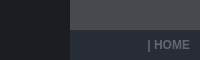
        <widget class="QFrame" name="frame_top">
         <property name="maximumSize">
          <size>
           <width>16777215</width>
           <height>60</height>
          </size>
         </property>
         <property name="styleSheet">
          <string notr="true">background-color: transparent;</string>
         </property>
         <property name="frameShape">
          <enum>QFrame::NoFrame</enum>
         </property>
         <property name="frameShadow">
          <enum>QFrame::Raised</enum>
         </property>
         <layout class="QHBoxLayout" name="horizontalLayout_3">
          <property name="spacing">
           <number>0</number>
          </property>
          <property name="leftMargin">
           <number>0</number>
          </property>
          <property name="topMargin">
           <number>0</number>
          </property>
          <property name="rightMargin">
           <number>0</number>
          </property>
          <property name="bottomMargin">
           <number>0</number>
          </property>
          <item>
           <widget class="QFrame" name="frame_toggle">
            <property name="maximumSize">
             <size>
              <width>70</width>
              <height>16777215</height>
             </size>
            </property>
            <property name="styleSheet">
             <string notr="true">background-color: rgb(27, 29, 35);</string>
            </property>
            <property name="frameShape">
             <enum>QFrame::NoFrame</enum>
            </property>
            <property name="frameShadow">
             <enum>QFrame::Raised</enum>
            </property>
            <layout class="QVBoxLayout" name="verticalLayout_3">
             <property name="spacing">
              <number>0</number>
             </property>
             <property name="leftMargin">
              <number>0</number>
             </property>
             <property name="topMargin">
              <number>0</number>
             </property>
             <property name="rightMargin">
              <number>0</number>
             </property>
             <property name="bottomMargin">
              <number>0</number>
             </property>
             <item>
              <widget class="QPushButton" name="btn_toggle_menu">
               <property name="sizePolicy">
                <sizepolicy hsizetype="Expanding" vsizetype="Expanding">
                 <horstretch>0</horstretch>
                 <verstretch>0</verstretch>
                </sizepolicy>
               </property>
               <property name="styleSheet">
                <string notr="true">QPushButton {
	background-image: url(:/24x24/icons/24x24/cil-menu.png);
	background-position: center;
	background-repeat: no-reperat;
	border: none;
	background-color: rgb(27, 29, 35);
}
QPushButton:hover {
	background-color: rgb(33, 37, 43);
}
QPushButton:pressed {	
	background-color: rgb(85, 170, 255);
}</string>
               </property>
               <property name="text">
                <string/>
               </property>
              </widget>
             </item>
            </layout>
           </widget>
          </item>
          <item>
           <widget class="QFrame" name="frame_top_right">
            <property name="styleSheet">
             <string notr="true">background: transparent;</string>
            </property>
            <property name="frameShape">
             <enum>QFrame::NoFrame</enum>
            </property>
            <property name="frameShadow">
             <enum>QFrame::Raised</enum>
            </property>
            <layout class="QVBoxLayout" name="verticalLayout_2">
             <property name="spacing">
              <number>0</number>
             </property>
             <property name="leftMargin">
              <number>0</number>
             </property>
             <property name="topMargin">
              <number>0</number>
             </property>
             <property name="rightMargin">
              <number>0</number>
             </property>
             <property name="bottomMargin">
              <number>0</number>
             </property>
             <item>
              <widget class="QFrame" name="frame_top_btns">
               <property name="maximumSize">
                <size>
                 <width>16777215</width>
                 <height>30</height>
                </size>
               </property>
               <property name="styleSheet">
                <string notr="true">background-color: rgba(33, 37, 43, 150);</string>
               </property>
               <property name="frameShape">
                <enum>QFrame::NoFrame</enum>
               </property>
               <property name="frameShadow">
                <enum>QFrame::Raised</enum>
               </property>
               <layout class="QHBoxLayout" name="horizontalLayout_4">
                <property name="spacing">
                 <number>0</number>
                </property>
                <property name="leftMargin">
                 <number>0</number>
                </property>
                <property name="topMargin">
                 <number>0</number>
                </property>
                <property name="rightMargin">
                 <number>0</number>
                </property>
                <property name="bottomMargin">
                 <number>0</number>
                </property>
                <item>
                 <widget class="QFrame" name="frame_label_top_btns">
                  <property name="frameShape">
                   <enum>QFrame::NoFrame</enum>
                  </property>
                  <property name="frameShadow">
                   <enum>QFrame::Raised</enum>
                  </property>
                  <layout class="QHBoxLayout" name="horizontalLayout_10">
                   <property name="spacing">
                    <number>0</number>
                   </property>
                   <property name="leftMargin">
                    <number>8</number>
                   </property>
                   <property name="topMargin">
                    <number>0</number>
                   </property>
                   <property name="rightMargin">
                    <number>10</number>
                   </property>
                   <property name="bottomMargin">
                    <number>0</number>
                   </property>
                   <item>
                    <widget class="QLabel" name="label_title_bar_top">
                     <property name="font">
                      <font>
                       <family>Segoe UI</family>
                       <pointsize>10</pointsize>
                       <bold>true</bold>
                      </font>
                     </property>
                     <property name="styleSheet">
                      <string notr="true">background: transparent;
margin-left: 5px;</string>
                     </property>
                     <property name="text">
                      <string/>
                     </property>
                    </widget>
                   </item>
                  </layout>
                 </widget>
                </item>
                <item>
                 <widget class="QFrame" name="frame_btns_right">
                  <property name="maximumSize">
                   <size>
                    <width>120</width>
                    <height>16777215</height>
                   </size>
                  </property>
                  <property name="frameShape">
                   <enum>QFrame::NoFrame</enum>
                  </property>
                  <property name="frameShadow">
                   <enum>QFrame::Raised</enum>
                  </property>
                  <layout class="QHBoxLayout" name="horizontalLayout_5">
                   <property name="spacing">
                    <number>0</number>
                   </property>
                   <property name="leftMargin">
                    <number>0</number>
                   </property>
                   <property name="topMargin">
                    <number>0</number>
                   </property>
                   <property name="rightMargin">
                    <number>0</number>
                   </property>
                   <property name="bottomMargin">
                    <number>0</number>
                   </property>
                   <item>
                    <widget class="QPushButton" name="btn_minimize">
                     <property name="sizePolicy">
                      <sizepolicy hsizetype="Minimum" vsizetype="Expanding">
                       <horstretch>0</horstretch>
                       <verstretch>0</verstretch>
                      </sizepolicy>
                     </property>
                     <property name="toolTip">
                      <string>Minimize</string>
                     </property>
                     <property name="styleSheet">
                      <string notr="true">QPushButton {	
	border: none;
	background-color: transparent;
}
QPushButton:hover {
	background-color: rgb(44, 49, 60)
}
QPushButton:pressed {	
	background-color: rgb(85, 170, 255);
}</string>
                     </property>
                     <property name="text">
                      <string/>
                     </property>
                     <property name="icon">
                      <iconset resource="files.qrc">
                       <normaloff>:/16x16/icons/16x16/cil-window-minimize.png</normaloff>:/16x16/icons/16x16/cil-window-minimize.png</iconset>
                     </property>
                    </widget>
                   </item>
                   <item>
                    <widget class="QPushButton" name="btn_maximize_restore">
                     <property name="sizePolicy">
                      <sizepolicy hsizetype="Minimum" vsizetype="Expanding">
                       <horstretch>0</horstretch>
                       <verstretch>0</verstretch>
                      </sizepolicy>
                     </property>
                     <property name="toolTip">
                      <string>Maximize</string>
                     </property>
                     <property name="styleSheet">
                      <string notr="true">QPushButton {	
	border: none;
	background-color: transparent;
}
QPushButton:hover {
	background-color: rgb(44, 49, 60)
}
QPushButton:pressed {	
	background-color: rgb(85, 170, 255);
}</string>
                     </property>
                     <property name="text">
                      <string/>
                     </property>
                     <property name="icon">
                      <iconset resource="files.qrc">
                       <normaloff>:/16x16/icons/16x16/cil-window-maximize.png</normaloff>:/16x16/icons/16x16/cil-window-maximize.png</iconset>
                     </property>
                    </widget>
                   </item>
                   <item>
                    <widget class="QPushButton" name="btn_close">
                     <property name="sizePolicy">
                      <sizepolicy hsizetype="Minimum" vsizetype="Expanding">
                       <horstretch>0</horstretch>
                       <verstretch>0</verstretch>
                      </sizepolicy>
                     </property>
                     <property name="toolTip">
                      <string>Close</string>
                     </property>
                     <property name="styleSheet">
                      <string notr="true">QPushButton {	
	border: none;
	background-color: transparent;
}
QPushButton:hover {
	background-color: rgb(44, 49, 60)
}
QPushButton:pressed {	
	background-color: rgb(85, 170, 255);
}</string>
                     </property>
                     <property name="text">
                      <string/>
                     </property>
                     <property name="icon">
                      <iconset resource="files.qrc">
                       <normaloff>:/16x16/icons/16x16/cil-x.png</normaloff>:/16x16/icons/16x16/cil-x.png</iconset>
                     </property>
                    </widget>
                   </item>
                  </layout>
                 </widget>
                </item>
               </layout>
              </widget>
             </item>
             <item>
              <widget class="QFrame" name="frame_top_info">
               <property name="styleSheet">
                <string notr="true">background-color: rgb(39, 44, 54);</string>
               </property>
               <property name="frameShape">
                <enum>QFrame::NoFrame</enum>
               </property>
               <property name="frameShadow">
                <enum>QFrame::Raised</enum>
               </property>
               <layout class="QHBoxLayout" name="horizontalLayout_8">
                <property name="spacing">
                 <number>0</number>
                </property>
                <property name="leftMargin">
                 <number>10</number>
                </property>
                <property name="topMargin">
                 <number>0</number>
                </property>
                <property name="rightMargin">
                 <number>10</number>
                </property>
                <property name="bottomMargin">
                 <number>0</number>
                </property>
                <item>
                 <widget class="QLabel" name="label_top_info_1">
                  <property name="font">
                   <font>
                    <family>Segoe UI</family>
                   </font>
                  </property>
                  <property name="styleSheet">
                   <string notr="true">color: rgb(98, 103, 111);</string>
                  </property>
                  <property name="text">
                   <string/>
                  </property>
                 </widget>
                </item>
                <item>
                 <widget class="QLabel" name="label_top_info_2">
                  <property name="minimumSize">
                   <size>
                    <width>0</width>
                    <height>0</height>
                   </size>
                  </property>
                  <property name="maximumSize">
                   <size>
                    <width>250</width>
                    <height>16777215</height>
                   </size>
                  </property>
                  <property name="font">
                   <font>
                    <family>Segoe UI</family>
                    <bold>true</bold>
                   </font>
                  </property>
                  <property name="styleSheet">
                   <string notr="true">color: rgb(98, 103, 111);</string>
                  </property>
                  <property name="text">
                   <string>| HOME</string>
                  </property>
                  <property name="alignment">
                   <set>Qt::AlignRight|Qt::AlignTrailing|Qt::AlignVCenter</set>
                  </property>
                 </widget>
                </item>
               </layout>
              </widget>
             </item>
            </layout>
           </widget>
          </item>
         </layout>
        </widget>
